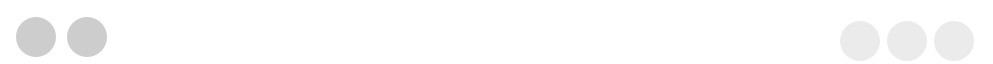
     <widget class="QFrame" name="titleBar">
      <property name="minimumSize">
       <size>
        <width>0</width>
        <height>58</height>
       </size>
      </property>
      <property name="maximumSize">
       <size>
        <width>16777215</width>
        <height>64</height>
       </size>
      </property>
      <property name="styleSheet">
       <string notr="true">background-color: rgba(0,0,0,0);
border-bottom-left-radius:0px;
border-bottom-right-radius:0px;
background:transparent;
</string>
      </property>
      <property name="frameShape">
       <enum>QFrame::StyledPanel</enum>
      </property>
      <property name="frameShadow">
       <enum>QFrame::Raised</enum>
      </property>
      <layout class="QGridLayout" name="gridLayout_21">
       <property name="leftMargin">
        <number>0</number>
       </property>
       <property name="topMargin">
        <number>10</number>
       </property>
       <property name="rightMargin">
        <number>0</number>
       </property>
       <property name="bottomMargin">
        <number>0</number>
       </property>
       <property name="spacing">
        <number>0</number>
       </property>
       <item row="0" column="0">
        <widget class="QFrame" name="titleBarFrame">
         <property name="styleSheet">
          <string notr="true">background-color:rgba(0,0,0,0);</string>
         </property>
         <property name="frameShape">
          <enum>QFrame::StyledPanel</enum>
         </property>
         <property name="frameShadow">
          <enum>QFrame::Raised</enum>
         </property>
         <layout class="QHBoxLayout" name="horizontalLayout_8">
          <property name="spacing">
           <number>0</number>
          </property>
          <property name="leftMargin">
           <number>0</number>
          </property>
          <property name="topMargin">
           <number>0</number>
          </property>
          <property name="rightMargin">
           <number>0</number>
          </property>
          <property name="bottomMargin">
           <number>0</number>
          </property>
          <item>
           <widget class="QFrame" name="heading_frame">
            <property name="minimumSize">
             <size>
              <width>360</width>
              <height>50</height>
             </size>
            </property>
            <property name="frameShape">
             <enum>QFrame::StyledPanel</enum>
            </property>
            <property name="frameShadow">
             <enum>QFrame::Raised</enum>
            </property>
            <layout class="QHBoxLayout" name="horizontalLayout_5">
             <property name="spacing">
              <number>0</number>
             </property>
             <property name="leftMargin">
              <number>12</number>
             </property>
             <property name="topMargin">
              <number>0</number>
             </property>
             <property name="rightMargin">
              <number>0</number>
             </property>
             <property name="bottomMargin">
              <number>0</number>
             </property>
             <item>
              <widget class="QFrame" name="headings">
               <property name="frameShape">
                <enum>QFrame::StyledPanel</enum>
               </property>
               <property name="frameShadow">
                <enum>QFrame::Raised</enum>
               </property>
               <layout class="QGridLayout" name="gridLayout_2">
                <property name="leftMargin">
                 <number>4</number>
                </property>
                <property name="topMargin">
                 <number>0</number>
                </property>
                <property name="rightMargin">
                 <number>0</number>
                </property>
                <property name="bottomMargin">
                 <number>0</number>
                </property>
                <property name="horizontalSpacing">
                 <number>11</number>
                </property>
                <item row="0" column="0">
                 <widget class="QPushButton" name="menuBtn">
                  <property name="minimumSize">
                   <size>
                    <width>40</width>
                    <height>40</height>
                   </size>
                  </property>
                  <property name="maximumSize">
                   <size>
                    <width>40</width>
                    <height>40</height>
                   </size>
                  </property>
                  <property name="styleSheet">
                   <string notr="true">QPushButton {
border-radius:20px;
background-color:rgba(0,0,0,50);
border:none;
}

QPushButton::hover {
border-radius:20px;
background-color:rgba(255,255,255, 50);
border:none;
}

QPushButton::pressed {
border-radius:20px;
background-color:rgba(255,255,255, 30);
border:none;
}
</string>
                  </property>
                  <property name="text">
                   <string/>
                  </property>
                  <property name="icon">
                   <iconset>
                    <normaloff>../../Downloads/icons8-menu-100 (1).png</normaloff>../../Downloads/icons8-menu-100 (1).png</iconset>
                  </property>
                  <property name="iconSize">
                   <size>
                    <width>24</width>
                    <height>24</height>
                   </size>
                  </property>
                 </widget>
                </item>
                <item row="0" column="1">
                 <widget class="QPushButton" name="profileBtn">
                  <property name="minimumSize">
                   <size>
                    <width>40</width>
                    <height>40</height>
                   </size>
                  </property>
                  <property name="maximumSize">
                   <size>
                    <width>40</width>
                    <height>40</height>
                   </size>
                  </property>
                  <property name="styleSheet">
                   <string notr="true">QPushButton {
border-radius:20px;
background-color:rgba(0,0,0,50);
border:none;
}

QPushButton::hover {
border-radius:20px;
background-color:rgba(255,255,255, 50);
border:none;
}

QPushButton::pressed {
border-radius:20px;
background-color:rgba(255,255,255, 30);
border:none;
}
</string>
                  </property>
                  <property name="text">
                   <string/>
                  </property>
                  <property name="icon">
                   <iconset>
                    <normaloff>../../Downloads/Untitled design (6).png</normaloff>../../Downloads/Untitled design (6).png</iconset>
                  </property>
                  <property name="iconSize">
                   <size>
                    <width>40</width>
                    <height>40</height>
                   </size>
                  </property>
                 </widget>
                </item>
               </layout>
              </widget>
             </item>
             <item>
              <spacer name="horizontalSpacer_2">
               <property name="orientation">
                <enum>Qt::Horizontal</enum>
               </property>
               <property name="sizeHint" stdset="0">
                <size>
                 <width>249</width>
                 <height>20</height>
                </size>
               </property>
              </spacer>
             </item>
            </layout>
           </widget>
          </item>
          <item>
           <spacer name="horizontalSpacer_11">
            <property name="orientation">
             <enum>Qt::Horizontal</enum>
            </property>
            <property name="sizeHint" stdset="0">
             <size>
              <width>473</width>
              <height>20</height>
             </size>
            </property>
           </spacer>
          </item>
          <item>
           <widget class="QFrame" name="buttonFrame_3">
            <property name="minimumSize">
             <size>
              <width>160</width>
              <height>63</height>
             </size>
            </property>
            <property name="maximumSize">
             <size>
              <width>160</width>
              <height>70</height>
             </size>
            </property>
            <property name="styleSheet">
             <string notr="true">border:none;</string>
            </property>
            <property name="frameShape">
             <enum>QFrame::StyledPanel</enum>
            </property>
            <property name="frameShadow">
             <enum>QFrame::Raised</enum>
            </property>
            <layout class="QHBoxLayout" name="horizontalLayout">
             <property name="spacing">
              <number>0</number>
             </property>
             <property name="leftMargin">
              <number>0</number>
             </property>
             <property name="topMargin">
              <number>0</number>
             </property>
             <property name="rightMargin">
              <number>9</number>
             </property>
             <property name="bottomMargin">
              <number>0</number>
             </property>
             <item>
              <widget class="QPushButton" name="minimizeBtn">
               <property name="minimumSize">
                <size>
                 <width>40</width>
                 <height>40</height>
                </size>
               </property>
               <property name="maximumSize">
                <size>
                 <width>40</width>
                 <height>40</height>
                </size>
               </property>
               <property name="styleSheet">
                <string notr="true">QPushButton {
border-radius:20px;
background-color:rgba(0,0,0,20);
border:none;
}

QPushButton::hover {
border-radius:20px;
background-color:rgba(0,0,0, 40);
border:none;
}

QPushButton::pressed {
border-radius:20px;
background-color:rgba(0,0,0, 80);
border:none;
}
</string>
               </property>
               <property name="text">
                <string/>
               </property>
               <property name="icon">
                <iconset>
                 <normaloff>../../Downloads/icons8-minus-sign-48.png</normaloff>../../Downloads/icons8-minus-sign-48.png</iconset>
               </property>
               <property name="iconSize">
                <size>
                 <width>13</width>
                 <height>13</height>
                </size>
               </property>
              </widget>
             </item>
             <item>
              <widget class="QPushButton" name="maximiseBtn">
               <property name="minimumSize">
                <size>
                 <width>40</width>
                 <height>40</height>
                </size>
               </property>
               <property name="maximumSize">
                <size>
                 <width>40</width>
                 <height>40</height>
                </size>
               </property>
               <property name="styleSheet">
                <string notr="true">QPushButton {
border-radius:20px;
background-color:rgba(0,0,0,20);
border:none;
}

QPushButton::hover {
border-radius:20px;
background-color:rgba(0,0,0, 40);
border:none;
}

QPushButton::pressed {
border-radius:20px;
background-color:rgba(0,0,0, 80);
border:none;
}
</string>
               </property>
               <property name="text">
                <string/>
               </property>
               <property name="icon">
                <iconset>
                 <normaloff>../../Downloads/icons8-maximize-button-96.png</normaloff>../../Downloads/icons8-maximize-button-96.png</iconset>
               </property>
              </widget>
             </item>
             <item>
              <widget class="QPushButton" name="closeBtn">
               <property name="minimumSize">
                <size>
                 <width>40</width>
                 <height>40</height>
                </size>
               </property>
               <property name="maximumSize">
                <size>
                 <width>40</width>
                 <height>40</height>
                </size>
               </property>
               <property name="styleSheet">
                <string notr="true">
QPushButton {
border-radius:20px;
background-color:rgba(0,0,0,20);
border:none;}

QPushButton::hover {
border-radius:20px;
background-color:rgba(255,0,0, 100);
border:none;}

QPushButton::pressed {
border-radius:20px;
background-color:rgba(255,0,0, 150);
border:none;}
</string>
               </property>
               <property name="text">
                <string/>
               </property>
               <property name="icon">
                <iconset>
                 <normaloff>../../Downloads/icons8-close-24.png</normaloff>../../Downloads/icons8-close-24.png</iconset>
               </property>
              </widget>
             </item>
            </layout>
           </widget>
          </item>
         </layout>
        </widget>
       </item>
      </layout>
     </widget>
